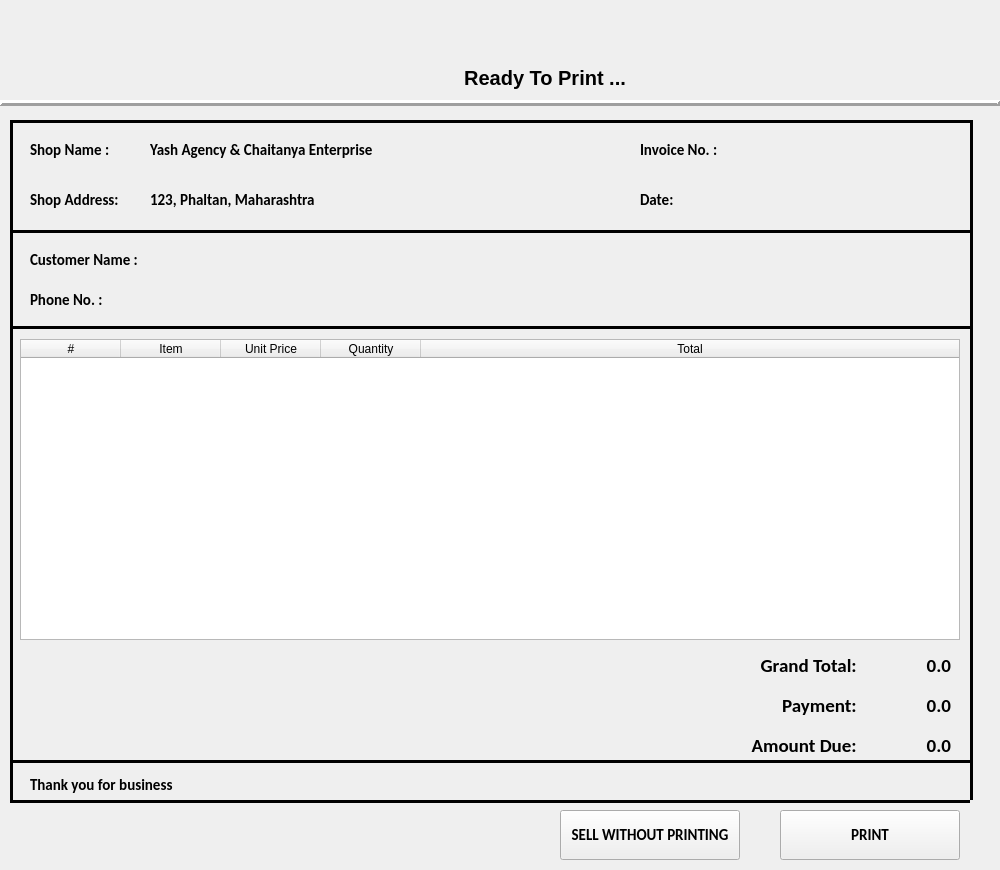
<?xml version="1.0" encoding="UTF-8"?>
<ui version="4.0">
 <class>form</class>
 <widget class="QWidget" name="form">
  <property name="geometry">
   <rect>
    <x>0</x>
    <y>0</y>
    <width>1000</width>
    <height>870</height>
   </rect>
  </property>
  <property name="windowTitle">
   <string>SaleInvoice</string>
  </property>
  <widget class="QLabel" name="label_2">
   <property name="geometry">
    <rect>
     <x>180</x>
     <y>10</y>
     <width>730</width>
     <height>80</height>
    </rect>
   </property>
   <property name="font">
    <font>
     <family>Arial</family>
     <pointsize>15</pointsize>
     <italic>false</italic>
     <bold>true</bold>
     <underline>false</underline>
    </font>
   </property>
   <property name="text">
    <string>Ready To Print ...</string>
   </property>
   <property name="scaledContents">
    <bool>true</bool>
   </property>
   <property name="alignment">
    <set>Qt::AlignBottom|Qt::AlignHCenter</set>
   </property>
   <property name="wordWrap">
    <bool>false</bool>
   </property>
  </widget>
  <widget class="QLabel" name="Y_2">
   <property name="geometry">
    <rect>
     <x>0</x>
     <y>0</y>
     <width>180</width>
     <height>100</height>
    </rect>
   </property>
   <property name="text">
    <string/>
   </property>
   <property name="pixmap">
    <pixmap>../Images/yash_logo.jpeg</pixmap>
   </property>
   <property name="scaledContents">
    <bool>true</bool>
   </property>
  </widget>
  <widget class="QFrame" name="line_2">
   <property name="geometry">
    <rect>
     <x>0</x>
     <y>95</y>
     <width>1000</width>
     <height>16</height>
    </rect>
   </property>
   <property name="frameShape">
    <enum>QFrame::HLine</enum>
   </property>
   <property name="frameShadow">
    <enum>QFrame::Raised</enum>
   </property>
   <property name="lineWidth">
    <number>3</number>
   </property>
  </widget>
  <widget class="QLabel" name="label">
   <property name="geometry">
    <rect>
     <x>30</x>
     <y>130</y>
     <width>100</width>
     <height>40</height>
    </rect>
   </property>
   <property name="font">
    <font>
     <family>Calibri</family>
     <pointsize>11</pointsize>
     <bold>true</bold>
    </font>
   </property>
   <property name="text">
    <string>Shop Name :</string>
   </property>
  </widget>
  <widget class="QFrame" name="line">
   <property name="geometry">
    <rect>
     <x>10</x>
     <y>230</y>
     <width>960</width>
     <height>3</height>
    </rect>
   </property>
   <property name="frameShape">
    <enum>QFrame::HLine</enum>
   </property>
   <property name="lineWidth">
    <number>3</number>
   </property>
  </widget>
  <widget class="QFrame" name="line_3">
   <property name="geometry">
    <rect>
     <x>10</x>
     <y>312</y>
     <width>960</width>
     <height>31</height>
    </rect>
   </property>
   <property name="frameShape">
    <enum>QFrame::HLine</enum>
   </property>
   <property name="lineWidth">
    <number>3</number>
   </property>
  </widget>
  <widget class="QFrame" name="line_4">
   <property name="geometry">
    <rect>
     <x>10</x>
     <y>120</y>
     <width>3</width>
     <height>220</height>
    </rect>
   </property>
   <property name="frameShape">
    <enum>QFrame::VLine</enum>
   </property>
   <property name="lineWidth">
    <number>3</number>
   </property>
  </widget>
  <widget class="QFrame" name="line_6">
   <property name="geometry">
    <rect>
     <x>10</x>
     <y>120</y>
     <width>960</width>
     <height>3</height>
    </rect>
   </property>
   <property name="frameShape">
    <enum>QFrame::HLine</enum>
   </property>
   <property name="lineWidth">
    <number>3</number>
   </property>
  </widget>
  <widget class="QFrame" name="line_7">
   <property name="geometry">
    <rect>
     <x>970</x>
     <y>120</y>
     <width>3</width>
     <height>220</height>
    </rect>
   </property>
   <property name="frameShape">
    <enum>QFrame::VLine</enum>
   </property>
   <property name="lineWidth">
    <number>3</number>
   </property>
  </widget>
  <widget class="QFrame" name="line_9">
   <property name="geometry">
    <rect>
     <x>10</x>
     <y>340</y>
     <width>3</width>
     <height>460</height>
    </rect>
   </property>
   <property name="frameShape">
    <enum>QFrame::VLine</enum>
   </property>
   <property name="lineWidth">
    <number>3</number>
   </property>
  </widget>
  <widget class="QFrame" name="line_10">
   <property name="geometry">
    <rect>
     <x>10</x>
     <y>760</y>
     <width>960</width>
     <height>3</height>
    </rect>
   </property>
   <property name="frameShape">
    <enum>QFrame::HLine</enum>
   </property>
   <property name="lineWidth">
    <number>3</number>
   </property>
  </widget>
  <widget class="QFrame" name="line_11">
   <property name="geometry">
    <rect>
     <x>970</x>
     <y>340</y>
     <width>3</width>
     <height>460</height>
    </rect>
   </property>
   <property name="frameShape">
    <enum>QFrame::VLine</enum>
   </property>
   <property name="lineWidth">
    <number>3</number>
   </property>
  </widget>
  <widget class="QLabel" name="label_4">
   <property name="geometry">
    <rect>
     <x>30</x>
     <y>180</y>
     <width>100</width>
     <height>40</height>
    </rect>
   </property>
   <property name="font">
    <font>
     <family>Calibri</family>
     <pointsize>11</pointsize>
     <bold>true</bold>
    </font>
   </property>
   <property name="text">
    <string>Shop Address: </string>
   </property>
  </widget>
  <widget class="QPushButton" name="printButton">
   <property name="geometry">
    <rect>
     <x>780</x>
     <y>810</y>
     <width>180</width>
     <height>50</height>
    </rect>
   </property>
   <property name="font">
    <font>
     <family>Calibri</family>
     <pointsize>11</pointsize>
     <bold>true</bold>
    </font>
   </property>
   <property name="text">
    <string>PRINT</string>
   </property>
  </widget>
  <widget class="QPushButton" name="saveWithoutPrintingButton">
   <property name="geometry">
    <rect>
     <x>560</x>
     <y>810</y>
     <width>180</width>
     <height>50</height>
    </rect>
   </property>
   <property name="font">
    <font>
     <family>Calibri</family>
     <pointsize>11</pointsize>
     <bold>true</bold>
    </font>
   </property>
   <property name="text">
    <string>SELL WITHOUT PRINTING</string>
   </property>
  </widget>
  <widget class="QLabel" name="label_7">
   <property name="geometry">
    <rect>
     <x>640</x>
     <y>180</y>
     <width>100</width>
     <height>40</height>
    </rect>
   </property>
   <property name="font">
    <font>
     <family>Calibri</family>
     <pointsize>11</pointsize>
     <bold>true</bold>
    </font>
   </property>
   <property name="text">
    <string>Date: </string>
   </property>
  </widget>
  <widget class="QLabel" name="dateLabel">
   <property name="geometry">
    <rect>
     <x>760</x>
     <y>180</y>
     <width>200</width>
     <height>40</height>
    </rect>
   </property>
   <property name="font">
    <font>
     <family>Calibri</family>
     <pointsize>11</pointsize>
     <bold>true</bold>
    </font>
   </property>
   <property name="text">
    <string/>
   </property>
  </widget>
  <widget class="QLabel" name="shopNameLabel">
   <property name="geometry">
    <rect>
     <x>150</x>
     <y>130</y>
     <width>251</width>
     <height>40</height>
    </rect>
   </property>
   <property name="font">
    <font>
     <family>Calibri</family>
     <pointsize>11</pointsize>
     <bold>true</bold>
    </font>
   </property>
   <property name="text">
    <string>Yash Agency &amp; Chaitanya Enterprise</string>
   </property>
  </widget>
  <widget class="QLabel" name="shopAddressLabel">
   <property name="geometry">
    <rect>
     <x>150</x>
     <y>180</y>
     <width>251</width>
     <height>40</height>
    </rect>
   </property>
   <property name="font">
    <font>
     <family>Calibri</family>
     <pointsize>11</pointsize>
     <bold>true</bold>
    </font>
   </property>
   <property name="text">
    <string>123, Phaltan, Maharashtra</string>
   </property>
  </widget>
  <widget class="QTableWidget" name="invoiceTable">
   <property name="geometry">
    <rect>
     <x>20</x>
     <y>339</y>
     <width>940</width>
     <height>301</height>
    </rect>
   </property>
   <property name="lineWidth">
    <number>2</number>
   </property>
   <attribute name="horizontalHeaderStretchLastSection">
    <bool>true</bool>
   </attribute>
   <column>
    <property name="text">
     <string>#</string>
    </property>
   </column>
   <column>
    <property name="text">
     <string>Item</string>
    </property>
   </column>
   <column>
    <property name="text">
     <string>Unit Price</string>
    </property>
   </column>
   <column>
    <property name="text">
     <string>Quantity</string>
    </property>
   </column>
   <column>
    <property name="text">
     <string>Total</string>
    </property>
   </column>
  </widget>
  <widget class="QLabel" name="label_3">
   <property name="geometry">
    <rect>
     <x>30</x>
     <y>650</y>
     <width>831</width>
     <height>30</height>
    </rect>
   </property>
   <property name="font">
    <font>
     <family>Calibri</family>
     <pointsize>14</pointsize>
     <bold>true</bold>
    </font>
   </property>
   <property name="text">
    <string>Grand Total: </string>
   </property>
   <property name="alignment">
    <set>Qt::AlignRight|Qt::AlignTrailing|Qt::AlignVCenter</set>
   </property>
  </widget>
  <widget class="QLabel" name="label_5">
   <property name="geometry">
    <rect>
     <x>30</x>
     <y>690</y>
     <width>831</width>
     <height>30</height>
    </rect>
   </property>
   <property name="font">
    <font>
     <family>Calibri</family>
     <pointsize>14</pointsize>
     <bold>true</bold>
    </font>
   </property>
   <property name="text">
    <string>Payment: </string>
   </property>
   <property name="alignment">
    <set>Qt::AlignRight|Qt::AlignTrailing|Qt::AlignVCenter</set>
   </property>
  </widget>
  <widget class="QLabel" name="label_6">
   <property name="geometry">
    <rect>
     <x>30</x>
     <y>730</y>
     <width>831</width>
     <height>30</height>
    </rect>
   </property>
   <property name="font">
    <font>
     <family>Calibri</family>
     <pointsize>14</pointsize>
     <bold>true</bold>
    </font>
   </property>
   <property name="text">
    <string>Amount Due: </string>
   </property>
   <property name="alignment">
    <set>Qt::AlignRight|Qt::AlignTrailing|Qt::AlignVCenter</set>
   </property>
  </widget>
  <widget class="QLabel" name="grandTotalLabel">
   <property name="geometry">
    <rect>
     <x>880</x>
     <y>650</y>
     <width>71</width>
     <height>30</height>
    </rect>
   </property>
   <property name="font">
    <font>
     <family>Calibri</family>
     <pointsize>14</pointsize>
     <bold>true</bold>
    </font>
   </property>
   <property name="text">
    <string>0.0</string>
   </property>
   <property name="alignment">
    <set>Qt::AlignRight|Qt::AlignTrailing|Qt::AlignVCenter</set>
   </property>
  </widget>
  <widget class="QLabel" name="paymentLabel">
   <property name="geometry">
    <rect>
     <x>880</x>
     <y>690</y>
     <width>71</width>
     <height>30</height>
    </rect>
   </property>
   <property name="font">
    <font>
     <family>Calibri</family>
     <pointsize>14</pointsize>
     <bold>true</bold>
    </font>
   </property>
   <property name="text">
    <string>0.0</string>
   </property>
   <property name="alignment">
    <set>Qt::AlignRight|Qt::AlignTrailing|Qt::AlignVCenter</set>
   </property>
  </widget>
  <widget class="QLabel" name="amountDueLabel">
   <property name="geometry">
    <rect>
     <x>880</x>
     <y>730</y>
     <width>71</width>
     <height>30</height>
    </rect>
   </property>
   <property name="font">
    <font>
     <family>Calibri</family>
     <pointsize>14</pointsize>
     <bold>true</bold>
    </font>
   </property>
   <property name="text">
    <string>0.0</string>
   </property>
   <property name="alignment">
    <set>Qt::AlignRight|Qt::AlignTrailing|Qt::AlignVCenter</set>
   </property>
  </widget>
  <widget class="QLabel" name="amountDueLabel_2">
   <property name="geometry">
    <rect>
     <x>30</x>
     <y>770</y>
     <width>351</width>
     <height>30</height>
    </rect>
   </property>
   <property name="font">
    <font>
     <family>Calibri</family>
     <pointsize>11</pointsize>
     <bold>true</bold>
    </font>
   </property>
   <property name="text">
    <string>Thank you for business</string>
   </property>
   <property name="alignment">
    <set>Qt::AlignLeading|Qt::AlignLeft|Qt::AlignVCenter</set>
   </property>
  </widget>
  <widget class="QLabel" name="invoiceNoLabel">
   <property name="geometry">
    <rect>
     <x>760</x>
     <y>130</y>
     <width>200</width>
     <height>40</height>
    </rect>
   </property>
   <property name="font">
    <font>
     <family>Calibri</family>
     <pointsize>11</pointsize>
     <bold>true</bold>
    </font>
   </property>
   <property name="text">
    <string/>
   </property>
  </widget>
  <widget class="QLabel" name="label_8">
   <property name="geometry">
    <rect>
     <x>640</x>
     <y>130</y>
     <width>100</width>
     <height>40</height>
    </rect>
   </property>
   <property name="font">
    <font>
     <family>Calibri</family>
     <pointsize>11</pointsize>
     <bold>true</bold>
    </font>
   </property>
   <property name="text">
    <string>Invoice No. :</string>
   </property>
  </widget>
  <widget class="QLabel" name="customerNameLabel">
   <property name="geometry">
    <rect>
     <x>150</x>
     <y>240</y>
     <width>200</width>
     <height>40</height>
    </rect>
   </property>
   <property name="font">
    <font>
     <family>Calibri</family>
     <pointsize>11</pointsize>
     <bold>true</bold>
    </font>
   </property>
   <property name="text">
    <string/>
   </property>
  </widget>
  <widget class="QLabel" name="label_9">
   <property name="geometry">
    <rect>
     <x>30</x>
     <y>240</y>
     <width>111</width>
     <height>40</height>
    </rect>
   </property>
   <property name="font">
    <font>
     <family>Calibri</family>
     <pointsize>11</pointsize>
     <bold>true</bold>
    </font>
   </property>
   <property name="text">
    <string>Customer Name :</string>
   </property>
  </widget>
  <widget class="QLabel" name="phoneNoLabel">
   <property name="geometry">
    <rect>
     <x>150</x>
     <y>280</y>
     <width>200</width>
     <height>40</height>
    </rect>
   </property>
   <property name="font">
    <font>
     <family>Calibri</family>
     <pointsize>11</pointsize>
     <bold>true</bold>
    </font>
   </property>
   <property name="text">
    <string/>
   </property>
  </widget>
  <widget class="QLabel" name="label_10">
   <property name="geometry">
    <rect>
     <x>30</x>
     <y>280</y>
     <width>111</width>
     <height>40</height>
    </rect>
   </property>
   <property name="font">
    <font>
     <family>Calibri</family>
     <pointsize>11</pointsize>
     <bold>true</bold>
    </font>
   </property>
   <property name="text">
    <string>Phone No. :</string>
   </property>
  </widget>
  <widget class="QFrame" name="line_12">
   <property name="geometry">
    <rect>
     <x>10</x>
     <y>800</y>
     <width>960</width>
     <height>3</height>
    </rect>
   </property>
   <property name="frameShape">
    <enum>QFrame::HLine</enum>
   </property>
   <property name="lineWidth">
    <number>3</number>
   </property>
  </widget>
 </widget>
 <resources/>
 <connections/>
</ui>
